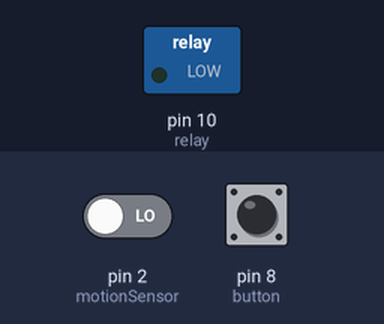
Recording of a sketch running on a simulated Arduino Uno, built with avr-gcc and run on an emulated ATmega328P. On the bench: switched loads named in the sketch (green lamp = pin HIGH). Inputs (shaded band) come from the test bench; at power-on: pin 2 (motionSensor) LOW, pin 8 (button) HIGH.

Above: at 1.2 s.
1.3 s: pin 2 (motionSensor) driven HIGH
At 2.4 s:
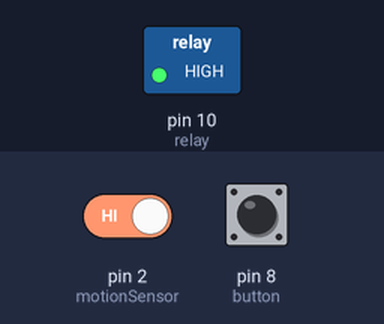
Timing chart, 0 to 4.3 s (numbered marks = the images above; inputs shaded):
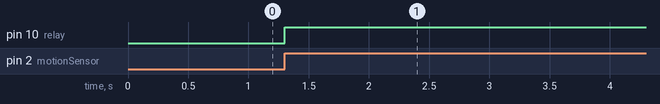

Measured:
- after the input at 1.3 s, pin 10 (relay): LOW → HIGH at once

The sketch:

multitap.ino
```cpp
#include <SimpleTimer.h>

SimpleTimer timer;
// 적외선 센서 핀번호 설정
int motionSensor = 2;
//릴레이에 5V 신호를 보낼 핀설정
int relay = 10;
// 택트 스위치
int button = 8;
int relayTimer; // 릴레이 타이머
int state = LOW; // 택트스위치 상태값
void setup ()
{

  pinMode(motionSensor, INPUT);
  pinMode(button, INPUT_PULLUP);
  pinMode (relay, OUTPUT); // relay를 output으로 설정한다.
  relayTimer = timer.setInterval(30000, relayOff); // 30초마다 릴레이 off -> 꺼지는 시간 조절할때 이부분 수정하시면 됩니다
  Serial.begin(9600);
}
void loop ()
{
  timer.run();
  int motion = digitalRead(motionSensor);

  if(digitalRead(button) == LOW) { // 스위치 눌렀을때
    if(state == LOW) {
      state = HIGH;
    }
    else if(state ==HIGH) {
      state = LOW;
    }
    //Serial.print(state);
    //Serial.print("\n");
    delay(1000);
  }

  if (state == HIGH) { // 스위치를 눌러서 자리비움 상태시
    timer.disable(relayTimer);
    //Serial.print("Switch ON\n");
    digitalWrite(relay, HIGH); // 릴레이 ON
  }
  else { // 자리비움 상태 아닐시
    //Serial.print("Switch OFF\n");
    if(timer.isEnabled(relayTimer) != true) { // 릴레이 타이머 비활성화시 타이머 활성화
        timer.enable(relayTimer);
      }
    if (motion == HIGH) { // 움직임 감지될시
      timer.restartTimer(relayTimer); // 타이머 초기화

      if(digitalRead(relay) == LOW) {
        digitalWrite(relay,HIGH); // 릴레이 ON
        //Serial.print("ON\n");
      }
    }
  }
}

void relayOff() {
  Serial.print("OFF\n");
  digitalWrite(relay, LOW);
  timer.disable(relayTimer);
}
```
